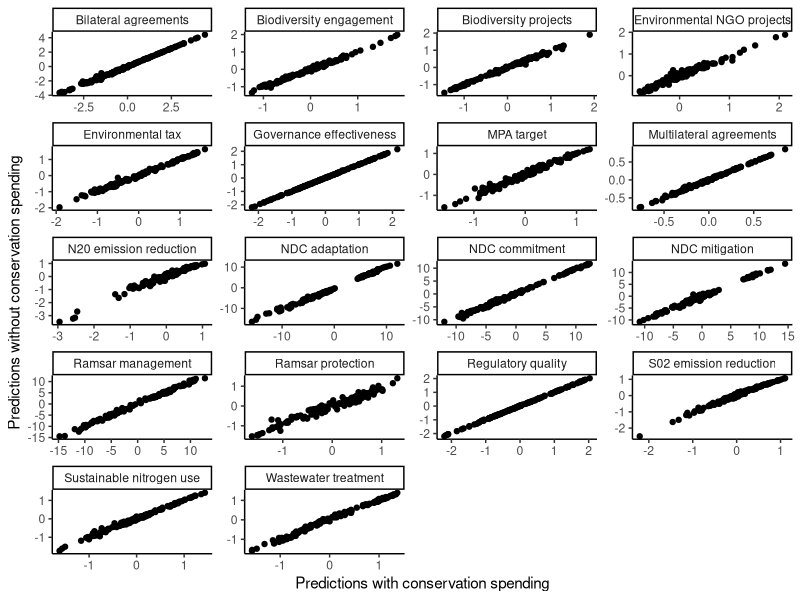
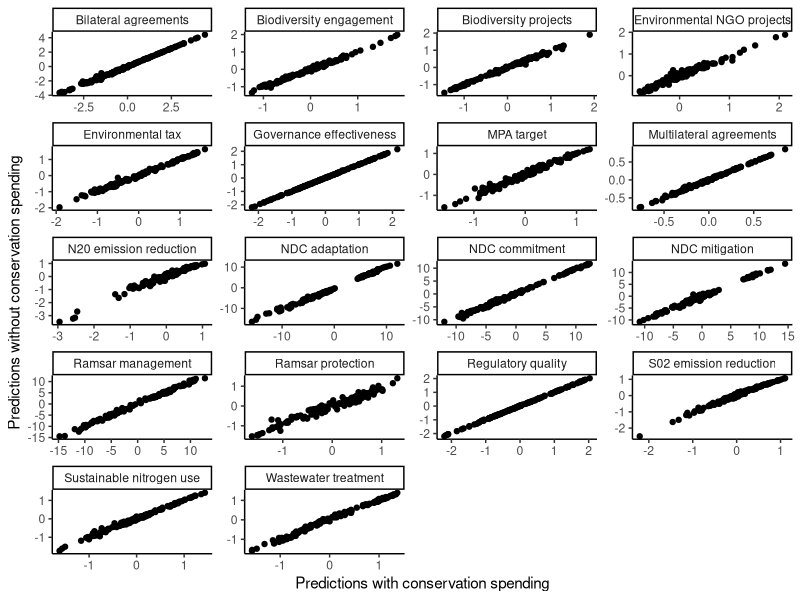

The R script that drew these images, in order:
# Evaluate robustness of model parameter estimation to violation of ‘missing at random’ assumption for Conservation Spending indicator

library(tidyverse)

resid.df <- read.csv('outputs/predicted-indicator-vals/predicted-ind-vals-LV9-final.csv')
resid.df2 <- read.csv('outputs/predicted-indicator-vals/predicted-ind-vals-LV9-final-nospend.csv')
dat <- read.csv('data/master-df_final.csv')
labels <- read.csv('data/indicator-labels.csv',  fileEncoding = "UTF-8-BOM") %>% 
  dplyr::rename(Indicator = indicator)

# plot predicted indicator values against actual values

resid.df$ISO_SOV1 <- dat$ISO_SOV1
resid.df2$ISO_SOV1 <- dat$ISO_SOV1

# wide to long

resid.df.long <- pivot_longer(select(resid.df, -mean_annual_funds), OECD_sc:ramsar.manage, 
                              names_to = 'Indicator', values_to = 'Val_resid')
resid.df.long$Indicator <- as.factor(resid.df.long$Indicator)
resid.df.long <- resid.df.long 

resid.df.long2 <- pivot_longer(resid.df2, OECD_sc:ramsar.manage, 
                              names_to = 'Indicator', values_to = 'Val_resid2')
resid.df.long2$Indicator <- as.factor(resid.df.long2$Indicator)

dat.plot <- data.frame(resid.df.long, resid.df.long2[,'Val_resid2']) %>% 
  left_join(labels, by = 'Indicator')

# plot

a <- ggplot(dat.plot)+
  geom_point(aes(x = Val_resid, y = Val_resid2)) +
  facet_wrap(.~label, ncol = 4, scales = 'free') +
  ylab('Predictions without conservation spending') +
  xlab('Predictions with conservation spending') +
  theme_classic()
a

ggsave('outputs/compare-predictions-cons-spending.png', width = 8, height = 8)
